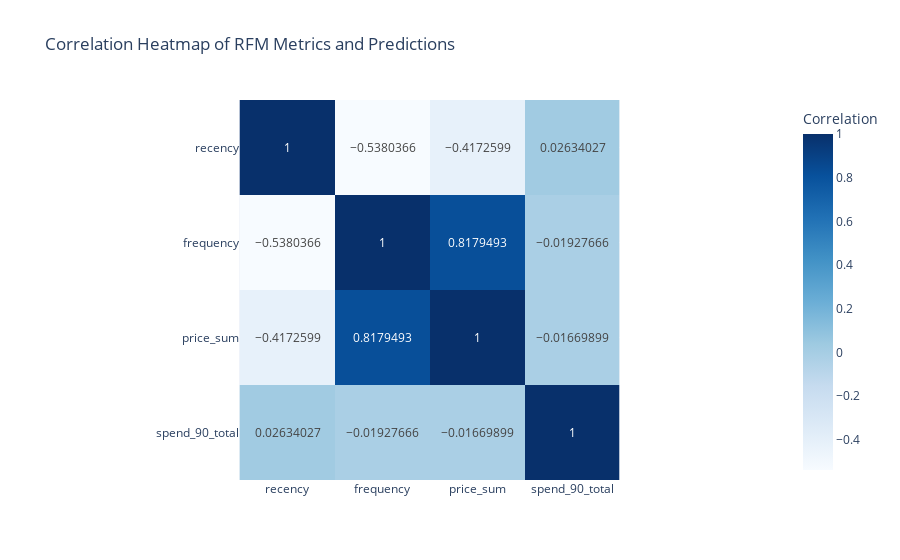

The code cell stored with this chart in its notebook:
### Code cell
corr_data = clv_df[['recency', 'frequency', 'price_sum', 'spend_90_total']].corr()

# Heatmap
fig = px.imshow(corr_data, text_auto=True, color_continuous_scale='Blues', 
                title="Correlation Heatmap of RFM Metrics and Predictions", 
                labels=dict(color="Correlation"))
fig.show()

### Figure 1 — Plotly figure (JSON) as saved in the notebook; plotly's stock layout.template omitted (floating-point values rounded to 4 significant figures)
{"data": [{"coloraxis": "coloraxis", "hovertemplate": "x: %{x}<br>y: %{y}<br>Correlation: %{z}<extra></extra>", "name": "0", "texttemplate": "%{z}", "type": "heatmap", "x": ["recency", "frequency", "price_sum", "spend_90_total"], "xaxis": "x", "y": ["recency", "frequency", "price_sum", "spend_90_total"], "yaxis": "y", "z": [[1, -0.538, -0.4173, 0.02634], [-0.538, 1, 0.8179, -0.01928], [-0.4173, 0.8179, 1, -0.0167], [0.02634, -0.01928, -0.0167, 1]]}], "layout": {"coloraxis": {"colorbar": {"title": {"text": "Correlation"}}, "colorscale": [[0, "rgb(247,251,255)"], [0.125, "rgb(222,235,247)"], [0.25, "rgb(198,219,239)"], [0.375, "rgb(158,202,225)"], [0.5, "rgb(107,174,214)"], [0.625, "rgb(66,146,198)"], [0.75, "rgb(33,113,181)"], [0.875, "rgb(8,81,156)"], [1, "rgb(8,48,107)"]]}, "title": {"text": "Correlation Heatmap of RFM Metrics and Predictions"}, "xaxis": {"anchor": "y", "constrain": "domain", "domain": [0, 1], "scaleanchor": "y"}, "yaxis": {"anchor": "x", "autorange": "reversed", "constrain": "domain", "domain": [0, 1]}}}
